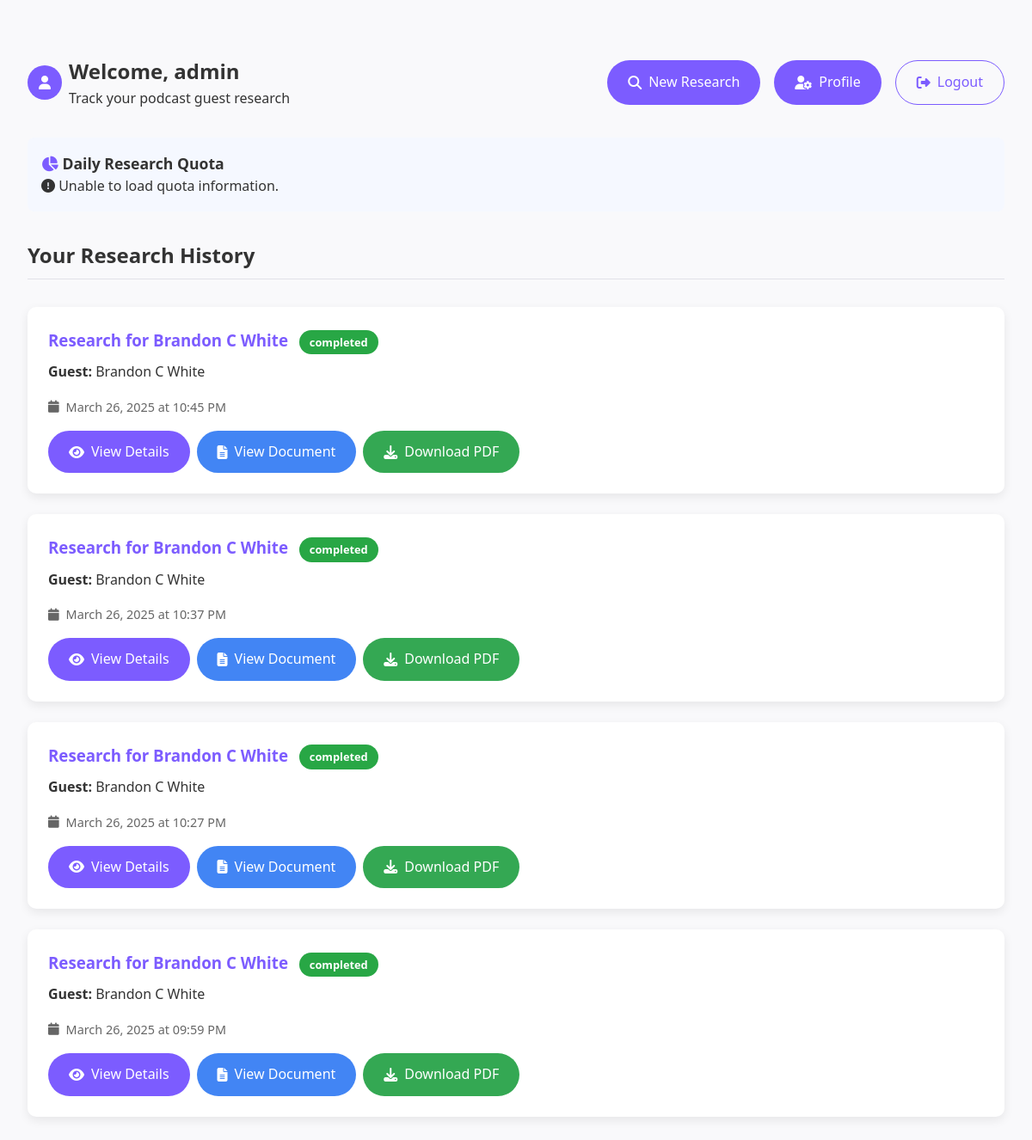
The app's page /dashboard (signed in) with its own data.
### server.py (models this page shows)
class User(db.Model):
    __tablename__ = 'users'  # Explicitly set table name
    id = db.Column(db.Integer, primary_key=True)
    username = db.Column(db.String(80), unique=True, nullable=False)
    email = db.Column(db.String(120), unique=True, nullable=False)
    password_hash = db.Column(db.String(200), nullable=False)
    created_at = db.Column(db.DateTime, default=lambda: datetime.now(timezone.utc))
    researches = db.relationship('Research', backref='user', lazy=True)

class Research(db.Model):
    __tablename__ = 'researches'  # Explicitly set table name
    id = db.Column(db.Integer, primary_key=True)
    session_id = db.Column(db.String(36), unique=True, nullable=False)
    user_id = db.Column(db.Integer, db.ForeignKey('users.id'), nullable=False)  # Updated foreign key
    episode_title = db.Column(db.String(200))
    guest_name = db.Column(db.String(100))
    document_url = db.Column(db.String(500))
    linkedin_url = db.Column(db.String(500))
    twitter_url = db.Column(db.String(500))
    introduction = db.Column(db.Text)
    summary = db.Column(db.Text)
    questions = db.Column(db.Text)
    appearances = db.Column(db.Text)
    status = db.Column(db.String(20), default="pending")  # pending, completed, failed
    created_at = db.Column(db.DateTime, default=lambda: datetime.now(timezone.utc))

### server.py (the view)
@app.route('/dashboard')
@login_required
def dashboard():
    user = User.query.filter_by(username=session['user']).first()
    researches = Research.query.filter_by(user_id=user.id).filter(
        ~Research.episode_title.like('connectivity-test-%')  # Filter out connectivity tests
    ).order_by(Research.created_at.desc()).all()
    return render_template('dashboard.html', researches=researches)

### server.py (called while the page is built)
def login_required(f):
    @wraps(f)
    def decorated_function(*args, **kwargs):
        if 'user' not in session:
            return redirect(url_for('login'))
        return f(*args, **kwargs)
    return decorated_function

### templates/dashboard.html (shortened to what this page needs)
<!DOCTYPE html>
<html lang="en">
<head>
    <link rel="stylesheet" href="{{ url_for('static', filename='css/styles.css') }}">
    <link rel="stylesheet" href="https://cdnjs.cloudflare.com/ajax/libs/font-awesome/6.4.0/css/all.min.css">
</head>
<body>
    <div class="container">
        <div class="dashboard-container">
            <div class="dashboard-header">
                <div class="user-welcome">
                    <div class="user-icon">
                        <i class="fas fa-user"></i>
                    </div>
                    <div>
                        <h2>Welcome, {{ session['user'] }}</h2>
                        <p>Track your podcast guest research</p>
                    </div>
                </div>
                <div class="action-links">
                    <a href="{{ url_for('index') }}" class="action-button">
                        <i class="fas fa-search"></i> New Research
                    </a>
                    <a href="{{ url_for('profile') }}" class="action-button">
                        <i class="fas fa-user-cog"></i> Profile
                    </a>
                    <a href="{{ url_for('logout') }}" class="action-button secondary">
                        <i class="fas fa-sign-out-alt"></i> Logout
                    </a>
                </div>
            </div>
            <div class="quota-info" style="margin-bottom: 2rem; padding: 1rem; background-color: #f5f8ff; border-radius: 8px;">
                <h3 style="margin-top: 0; font-size: 1.1rem;">
                    <i class="fas fa-chart-pie" style="color: var(--primary-color);"></i>
                    Daily Research Quota
                </h3>
                <div id="quota-display">
                </div>
            </div>
            <h2 class="section-title">Your Research History</h2>
            <div class="research-history">
                {% if researches %}
                    {% for research in researches %}
                    <div class="research-card">
                        <h3>
                            {{ research.episode_title }}
                            <span class="status-badge status-{{ research.status }}">{{ research.status }}</span>
                        </h3>
                        {% if research.guest_name %}
                        <p><strong>Guest:</strong> {{ research.guest_name }}</p>
                        {% endif %}
                        <div class="research-meta">
                            <i class="fas fa-calendar"></i>
                            {{ research.created_at.strftime('%B %d, %Y at %I:%M %p') }}
                        </div>
                        <div class="research-actions">
                            <a href="{{ url_for('view_research', research_id=research.id) }}" class="action-button">
                                <i class="fas fa-eye"></i> View Details
                            </a>
                            {% if research.document_url %}
                            <a href="{{ research.document_url }}" target="_blank" class="action-button document-button" style="background-color: #4285F4;">
                                <i class="fas fa-file-alt"></i> View Document
                            </a>
                            {% if research.document_url.find('/d/') > -1 %}
                            {% set doc_id = research.document_url.split('/d/')[1].split('/')[0] %}
                            <a href="https://docs.google.com/document/d/{{ doc_id }}/export?format=pdf" target="_blank" class="action-button download-button" style="background-color: #34A853;">
                                <i class="fas fa-download"></i> Download PDF
                            </a>
                            {% endif %}
                            {% endif %}
                        </div>
                    </div>
                    {% endfor %}
                {% endif %}
            </div>
        </div>
    </div>
</body>
</html>

### static/css/styles.css (style rules this page uses)
:root { --primary-color: #7c5cff; --secondary-color: #5c86ff; --accent-color: #ff5c8d; --text-color: #333; --light-text: #666; --lighter-text: #999; --background-color: #f9f9fb; --card-background: #ffffff; --border-color: #e1e1e8; --success-color: #28a745; --error-color: #dc3545; --warning-color: #ffc107; --box-shadow: 0 4px 12px rgba(0, 0, 0, 0.08); --border-radius: 10px; --transition: all 0.3s ease; }
* { margin: 0; padding: 0; box-sizing: border-box; }
body { font-family: 'Segoe UI', Tahoma, Geneva, Verdana, sans-serif; line-height: 1.6; color: var(--text-color); background-color: var(--background-color); }
.container { max-width: 1200px; margin: 0 auto; padding: 2rem; }

### templates/dashboard.html (style rules this page uses)
.dashboard-container { padding: 2rem 0; }
.dashboard-header { display: flex; justify-content: space-between; align-items: center; margin-bottom: 2rem; }
.user-welcome { display: flex; align-items: center; gap: 0.5rem; }
.user-icon { background: var(--primary-color); color: white; width: 40px; height: 40px; border-radius: 50%; display: flex; align-items: center; justify-content: center; }
.action-links { display: flex; gap: 1rem; }
.action-button { padding: 0.75rem 1.5rem; border-radius: 50px; text-decoration: none; background: var(--primary-color); color: white; display: inline-flex; align-items: center; gap: 0.5rem; }
.action-button.secondary { background: transparent; border: 1px solid var(--primary-color); color: var(--primary-color); }
.research-history { margin-top: 2rem; }
.research-card { background: white; border-radius: 10px; box-shadow: var(--box-shadow); padding: 1.5rem; margin-bottom: 1.5rem; }
.research-card h3 { color: var(--primary-color); margin: 0 0 0.5rem 0; }
.research-meta { color: var(--light-text); font-size: 0.9rem; margin-top: 1rem; display: flex; align-items: center; gap: 0.5rem; }
.section-title { margin-bottom: 1.5rem; color: var(--text-color); border-bottom: 1px solid var(--border-color); padding-bottom: 0.5rem; }
.research-actions { display: flex; flex-wrap: wrap; gap: 0.5rem; margin-top: 1rem; }
.status-badge { display: inline-block; padding: 0.25rem 0.75rem; border-radius: 50px; font-size: 0.8rem; margin-left: 0.5rem; vertical-align: middle; }
.status-completed { background-color: #28a745; color: white; }

### records on screen
User: user "admin"
Research: episode_title "Research for Brandon C White", status "completed", guest_name "Brandon C White", created_at "March 26, 2025 at 10:45 PM"
Research: episode_title "Research for Brandon C White", status "completed", guest_name "Brandon C White", created_at "March 26, 2025 at 10:37 PM"
Research: episode_title "Research for Brandon C White", status "completed", guest_name "Brandon C White", created_at "March 26, 2025 at 10:27 PM"
Research: episode_title "Research for Brandon C White", status "completed", guest_name "Brandon C White", created_at "March 26, 2025 at 09:59 PM"
